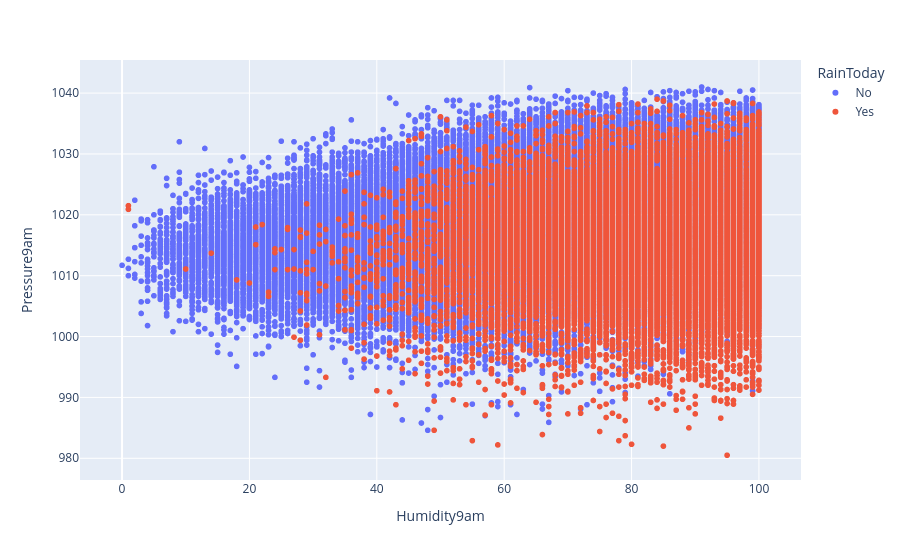

Notebook cell for this chart:
### Code cell
px.scatter(dataframe,x='Humidity9am',y='Pressure9am',color='RainToday')

### Figure 1 — Plotly figure (JSON) as saved in the notebook; plotly's stock layout.template omitted (floating-point values rounded to 4 significant figures; data arrays with more than 128 entries replaced by an {"elided": "..."} marker saying what was removed)
{"data": [{"hovertemplate": "RainToday=No<br>Humidity9am=%{x}<br>Pressure9am=%{y}<extra></extra>", "legendgroup": "No", "marker": {"color": "#636efa", "symbol": "circle"}, "mode": "markers", "name": "No", "showlegend": true, "type": "scattergl", "x": {"elided": "109332 float values"}, "xaxis": "x", "y": {"elided": "109332 float values"}, "yaxis": "y"}, {"hovertemplate": "RainToday=Yes<br>Humidity9am=%{x}<br>Pressure9am=%{y}<extra></extra>", "legendgroup": "Yes", "marker": {"color": "#EF553B", "symbol": "circle"}, "mode": "markers", "name": "Yes", "showlegend": true, "type": "scattergl", "x": {"elided": "31455 float values"}, "xaxis": "x", "y": {"elided": "31455 float values"}, "yaxis": "y"}], "layout": {"legend": {"title": {"text": "RainToday"}, "tracegroupgap": 0}, "margin": {"t": 60}, "xaxis": {"anchor": "y", "domain": [0, 1], "title": {"text": "Humidity9am"}}, "yaxis": {"anchor": "x", "domain": [0, 1], "title": {"text": "Pressure9am"}}}}
